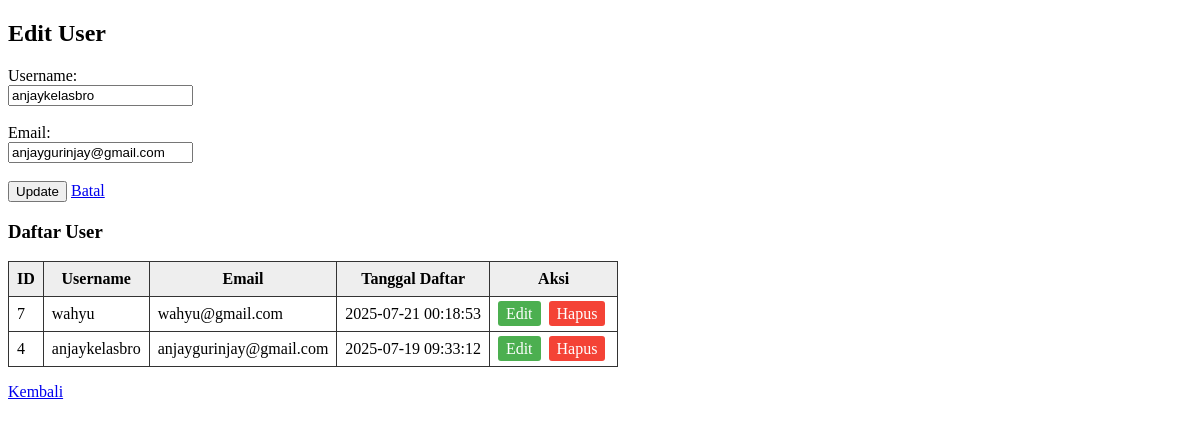
The page /studikasus/views/register-view.php?action=edit&id=4 on the database its author committed.
### tables this page shows
CREATE TABLE `users` (
  `id` int NOT NULL,
  `username` varchar(50) NOT NULL,
  `email` varchar(255) NOT NULL,
  `password` varchar(255) NOT NULL,
  `created_at` timestamp NULL DEFAULT CURRENT_TIMESTAMP,
  `updated_at` timestamp NULL DEFAULT CURRENT_TIMESTAMP ON UPDATE CURRENT_TIMESTAMP
);

### studikasus/views/register-view.php (the view, shortened to what this page needs)
<?php
require_once '../api/koneksi.php';
$editMode = false;
$editUser = [
    'id' => '',
    'username' => '',
    'email' => '',
];
if (isset($_GET['action']) && $_GET['action'] == 'edit' && isset($_GET['id'])) {
    $editMode = true;
    $id = intval($_GET['id']);
    $stmt_edit = $conn->prepare("SELECT id, username, email FROM users WHERE id = ?");
    if ($stmt_edit === false) {
        $registerError = "Error preparing edit query: " . $conn->error;
    } else {
        $stmt_edit->bind_param("i", $id);
        $stmt_edit->execute();
        $res = $stmt_edit->get_result();
        if ($res->num_rows > 0) {
            $editUser = $res->fetch_assoc();
        } else {
            $registerError = "User tidak ditemukan untuk diedit.";
            $editMode = false;
        }
    }
}
$users = [];
$result = $conn->query("SELECT id, username, email, created_at FROM users ORDER BY id DESC");
if ($result) {
    while ($row = $result->fetch_assoc()) {
        $users[] = $row;
    }
}
?>
<!DOCTYPE html>
<html>
<head>
</head>
<body>
    <h2><?= $editMode ? 'Edit User' : 'Form Registrasi' ?></h2>
    <form method="post" action="">
        <label>Username:</label><br>
        <input type="text" name="username" value="<?= htmlspecialchars($editUser['username']); ?>" required><br><br>
        <label>Email:</label><br>
        <input type="email" name="email" value="<?= htmlspecialchars($editUser['email']); ?>" required><br><br>
        <input type="submit" name="<?= $editMode ? 'update' : 'register'; ?>" value="<?= $editMode ? 'Update' : 'Daftar'; ?>">
        <?php if ($editMode): ?>
            <a href="<?= $_SERVER['PHP_SELF']; ?>">Batal</a>
        <?php endif; ?>
    </form>
    <h3>Daftar User</h3>
    <table>
        <thead>
            <tr>
                <th>ID</th>
                <th>Username</th>
                <th>Email</th>
                <th>Tanggal Daftar</th>
                <th>Aksi</th>
            </tr>
        </thead>
        <tbody>
            <?php if (empty($users)): ?>
                <tr><td colspan="5">Belum ada user.</td></tr>
            <?php else: ?>
                <?php foreach ($users as $user): ?>
                    <tr>
                        <td><?= $user['id']; ?></td>
                        <td><?= htmlspecialchars($user['username']); ?></td>
                        <td><?= htmlspecialchars($user['email']); ?></td>
                        <td><?= $user['created_at']; ?></td>
                        <td>
                            <a class="btn edit" href="?action=edit&id=<?= $user['id']; ?>">Edit</a>
                            <a class="btn delete" href="?action=delete&id=<?= $user['id']; ?>" onclick="return confirm('Yakin ingin menghapus user ini? Ini juga akan menghapus semua pesanan terkait!')">Hapus</a>
                        </td>
                    </tr>
                <?php endforeach; ?>
            <?php endif; ?>
        </tbody>
    </table>
    <p><a href="../index.php">Kembali</a></p>
</body>
</html>

### studikasus/views/register-view.php (style rules this page uses)
table, th, td { border: 1px solid #333; border-collapse: collapse; padding: 8px; }
th { background-color: #eee; }
.btn { text-decoration: none; padding: 4px 8px; margin-right: 4px; color: white; border-radius: 3px; }
.edit { background-color: #4CAF50; }
.delete { background-color: #f44336; }

### rows shown on the page
users: username "anjaykelasbro", email "anjaygurinjay@gmail.com", id "4", created_at "2025-07-19 09:33:12"
users: id "7", username "wahyu", email "wahyu@gmail.com", created_at "2025-07-21 00:18:53"
